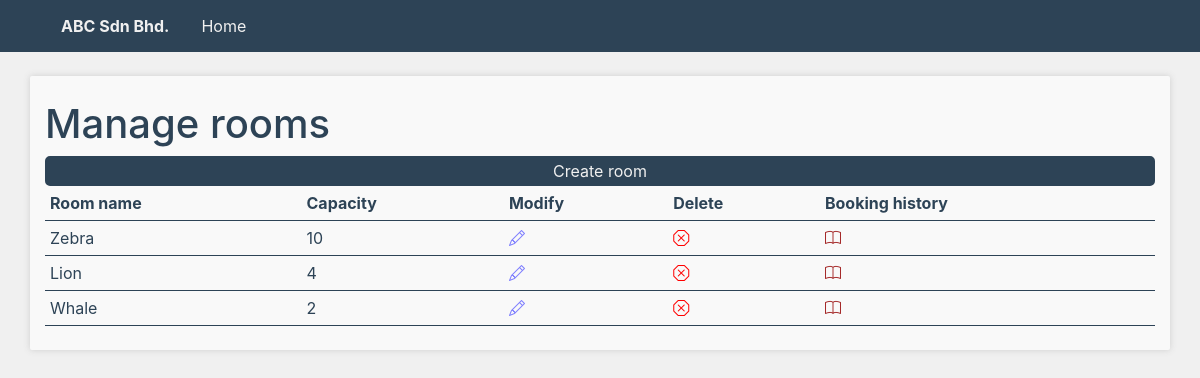
/roomManagement, run on an earlier commit of the app's database.
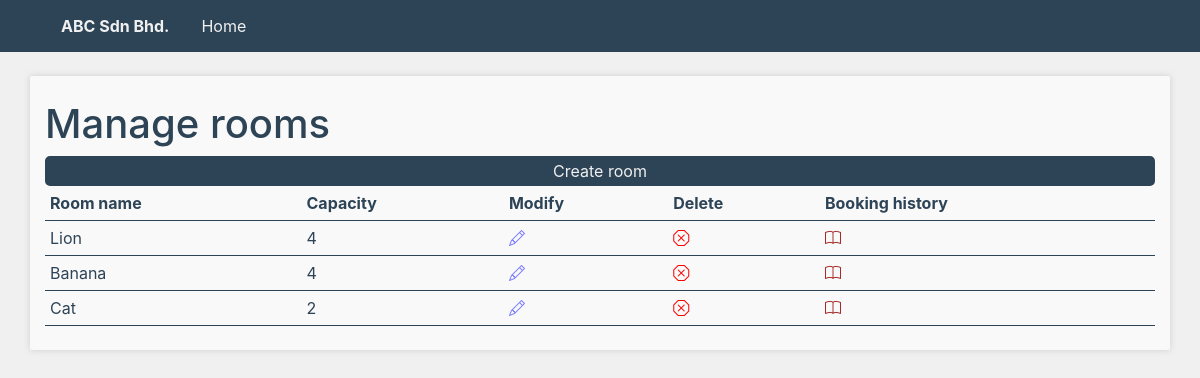
And on a later commit of the database.
### rooms/models.py (models this page shows, shortened)
class Room(models.Model):
    roomName = models.CharField(max_length=50, unique=True)
    capacity = models.IntegerField(default=0)
    createdAt = models.DateTimeField(auto_now_add=True)

### rooms/views.py (the view)
# urls.py: path('', roomManagementView, name='roomManagement'),
def roomManagementView(request):
    rooms = Room.objects.all()
    context = {'rooms' : rooms}
    return render(request, "roomManagement.html", context)

### templates/roomManagement.html (shortened to what this page needs)
{% extends 'base.html' %}
{% block content %}
<br>
<div class="container py-4 boxColor boxShadow">
    <h1>Manage rooms</h1>
    <button><a href="{% url 'createRoom' %}">Create room </a></button>
    <table class="dataTable">
        <tr style="font-weight:bold">
            <th>Room name</th>
            <th>Capacity</th>
            <th>Modify</th>
            <th>Delete</th>
            <th>Booking history </th>
        </tr>
        {% for room in rooms %}
            <tr>
                <td>{{room.roomName}}</td>
                <td>{{room.capacity}}</td>
                <td><a href="roomManagement/modify/{{room.id}}"><i class="bi bi-pencil"></i></a></td>
                <td><a href="roomManagement/deleteRoom/{{room.id}}"><i class="bi bi-x-octagon" style='color:red'></i></a></td>
                <td><a href=""><i class="bi bi-book" style="color:brown"></i></a></td>
            </tr>
        {% endfor %}
    </table>
</div>
{% endblock %}

What changed in the data, as far as the page shows it:
removed Room: roomName "Zebra", capacity "10"
removed Room: roomName "Whale", capacity "2"
added Room: roomName "Banana", capacity "4"
added Room: roomName "Cat", capacity "2"
